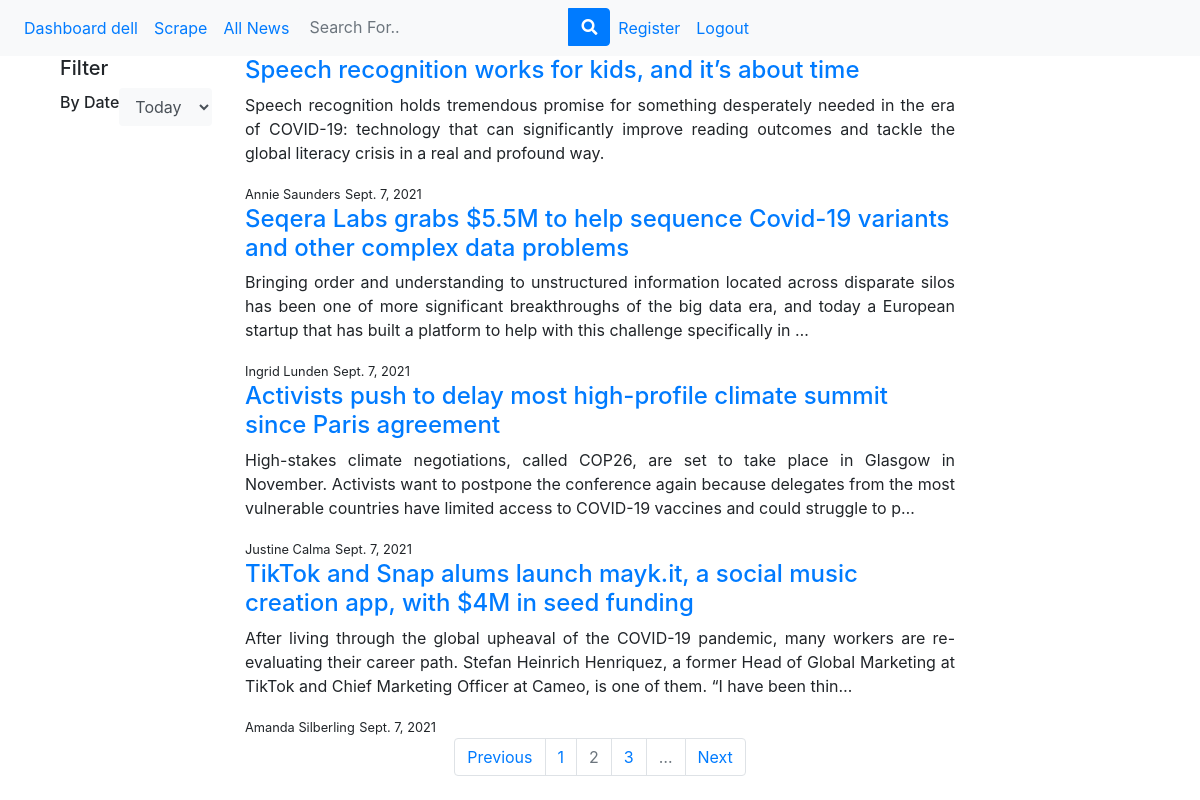
/news/filterByDate?page=2 (signed in), run on the app's committed database.
### news/models.py (models this page shows, shortened)
class News(models.Model):
    date_created = models.DateField(auto_now=True)
    date_published = models.DateField()
    author = models.CharField(max_length=255)
    source = models.CharField(max_length=255)
    title = models.CharField(max_length=255, unique=True)
    url = models.CharField(max_length=255)
    slug = models.SlugField(unique=True, default=uuid4)
    excerpt = models.TextField()
    content = models.TextField(blank=True, null=True)

### news/views.py (the view)
# urls.py: path('filterByDate',views.filter_by_date, name ='filter-by-date'),
@login_required(login_url='/login')
def filter_by_date(request):
    news = News.objects.order_by('?')
    if request.method == 'GET':
        query= request.GET.get('filterByDate',False)
        if query is not None:
            if query == 'today':
                today = datetime.datetime.today().strftime('%Y-%m-%d')
                news = News.objects.filter(date_published=today)
            elif query == 'latest':
                news = News.objects.order_by('-date_published')
            else:
                news = News.objects.order_by('date_published')
            page = request.GET.get('page', 1)
            paginator = Paginator(news, 4)
            try:
                news = paginator.page(page)
            except PageNotAnInteger:
                news = paginator.page(1)
            except EmptyPage:
                news = paginator.page(paginator.num_pages)
            print(news)
            context={
                'news': news
            }
            return render(request, 'news/all_news.html', context)
        else:
            return redirect('all-news')
    else:
        return redirect('all-news')

### news/templates/news/all_news.html (shortened to what this page needs)
{% extends "news/base.html" %}
{% load static %}
{% block content%}
<div class="container">
    <div class="row">
        <div class="col-md-2">
            <h5>Filter</h5>
            <form class="form-inline my-2 my-lg-0" method="GET" action="{% url 'filter-by-date' %}">
                <h6>By Date</h6>
                <div class="input-group">
                    <select class="form-control bg-light border-0 small" name='filterByDate' onchange="this.form.submit()">
                        <option value='today'>Today</option>
                    </select>
                </div>
            </form>
        </div>
        <div class="col-md-8">
        {% for news in news%}
            <div class="masonry-box" style="width: 100% !important">
                <div class="blog-box" id="{{news.slug}}" data-heading="{{news.title}}"
                 data-published="{{news.date_published}}" data-news="{{news.content}}"
                data-author="{{news.author}}"
                data-toggle="modal" data-target="">
                <div class="blog-meta">
                    <h4><a href="/news/{{news.slug}}" title="">{{news.title}}</a></h4>
                    <p class="text-justify">{{news.excerpt}}</p>
                    <small>{{news.author}}</small>
                    <small>{{news.date_published}}</small>
                </div>
            </div>
        {% endfor %}
        </div>
    </div>
</div>
<nav>
    <ul class="pagination justify-content-center">
        <li class="page-item {% if not news.has_previous %} disabled {% endif %}">
            <a class="page-link" href="{% if news.has_previous %} ?page={{ news.previous_page_number }}{% endif %} ">Previous</a>
        </li>
        {% for i in news.paginator.page_range %}
            {% if news.number == i %}
                <li class="active page-item disabled"><a class="page-link" href="#">{{ i }}</a></li>
            {% elif i > news.number|add:'-2' and i < news.number|add:'2' %}
                <li class="page-item"><a class="page-link" href="?page={{ i }}">{{ i }}</a></li>
            {% endif %}
        {% endfor %}
        {% if news.paginator.num_pages > news.number|add:'1' %}
            <li class="page-item disabled"><a class="page-link" href="#">&hellip;</a></li>
        {% endif %}
        <li class="page-item {% if not news.has_next %} disabled {% endif %}">
            <a class="page-link" href="{% if news.has_next %} ?page={{ news.next_page_number }} {% endif %}">Next</a>
        </li>
    </ul>
  </nav>
{% endblock %}

### news/templates/news/base.html (shortened to what this page needs)
{% load static %}
<html lang="en">
<head>
    <link rel="stylesheet" href="https://stackpath.bootstrapcdn.com/bootstrap/4.1.3/css/bootstrap.min.css">
    <link rel="stylesheet" href="https://use.fontawesome.com/releases/v5.7.2/css/all.css"
 />
</head>
<body>
  <nav class="navbar navbar-expand-sm bg-light">
    <ul class="navbar-nav">
        {% if user.is_authenticated %}
        <li class="nav-item">
          <a class="nav-link" href="{% url 'dashboard' %}">Dashboard {{user}}</a>
        </li>
        {% if perms.news.add_news %}
        <li class="nav-item">
            <a class="nav-link" href="{% url 'news-form' %}">Scrape</a>
        </li>
        {% endif %}
        <li class="nav-item">
            <a class="nav-link" href="{% url 'all-news' %}">All News</a>
        </li>
        <li class="nav-item">
            <form class="form-inline my-2 my-lg-0" method="GET" action="{% url 'nsearch' %}">
                <div class="input-group">
                    <input class="form-control bg-light border-0 small" type="search" name="search" placeholder="Search For.." aria-label="Search"/>
                    <div class="input-group-append">
                        <button class="btn btn-primary" type="submit">
                        <i class="fas fa-search"></i>
                        </button>
                    </div>
                </div>
            </form>
        </li>
        <li class="nav-item">
            <a class="nav-link" href="/register">Register</a>
        </li>
        <li class="nav-item">
            <a class="nav-link" href="{% url 'logout' %}">Logout</a>
        </li>
        {% endif %}
    </ul>
</nav>
  <div class="container">
    {% block content %}{% endblock %}
  </div>
</body>
</html>

### data on the page
News: title "Speech recognition works for kids, and it’s about time", excerpt "Speech recognition holds tremendous promise for something desperately needed in the era of COVID-19: technology that can significantly improve reading outcomes and tackle the global literacy crisis in a real and profound way.", author "Annie Saunders", date_published "Sept. 7, 2021"
News: title "Seqera Labs grabs $5.5M to help sequence Covid-19 variants and other complex data problems", excerpt "Bringing order and understanding to unstructured information located across disparate silos has been one of more significant breakthroughs of the big data era, and today a European startup that has built a platform to help with this challenge specifically in …", author "Ingrid Lunden", date_published "Sept. 7, 2021"
News: title "Activists push to delay most high-profile climate summit since Paris agreement", excerpt "High-stakes climate negotiations, called COP26, are set to take place in Glasgow in November. Activists want to postpone the conference again because delegates from the most vulnerable countries have limited access to COVID-19 vaccines and could struggle to p…", author "Justine Calma", date_published "Sept. 7, 2021"
News: title "TikTok and Snap alums launch mayk.it, a social music creation app, with $4M in seed funding", excerpt "After living through the global upheaval of the COVID-19 pandemic, many workers are re-evaluating their career path. Stefan Heinrich Henriquez, a former Head of Global Marketing at TikTok and Chief Marketing Officer at Cameo, is one of them. “I have been thin…", author "Amanda Silberling", date_published "Sept. 7, 2021"

### other printed values
{{ user }} "dell"
{{ i }} "1" "3"
{{ i }} "2"
